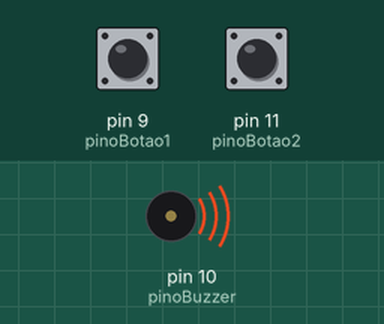
A sketch run on a simulated Arduino Uno, built with avr-gcc and run on an emulated ATmega328P. Shown: buzzer (waves = sounding). The inputs (shaded band) are chosen by the test bench; at power-on: pin 9 (pinoBotao1) HIGH, pin 11 (pinoBotao2) HIGH.

Above: at 0.5 s.
Timing chart, 0 to 3.0 s (numbered marks = the images above):
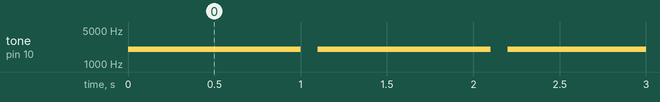

Measured:
- by itself, tone on pin 10 (pinoBuzzer): alternates 2000 Hz for 1.0 s and silent for 0.10 s

The sketch:

Buzzer_Composto.ino
```cpp
int frequencia = 2000;
const int pinoBuzzer = 10;
const int pinoBotao1 = 9;
const int pinoBotao2 = 11;

void setup() {
  pinMode(pinoBuzzer, OUTPUT);
  pinMode(pinoBotao1, INPUT_PULLUP);
  pinMode(pinoBotao2, INPUT_PULLUP);
}

void loop() {
  if(digitalRead(pinoBotao1) == LOW){
    frequencia = frequencia + 100;
  }

  if(digitalRead(pinoBotao2)== LOW){
    frequencia = frequencia - 100;
    }

  tone(pinoBuzzer, frequencia);
  delay(1000);
  noTone(pinoBuzzer);
  delay(100);

}
```
